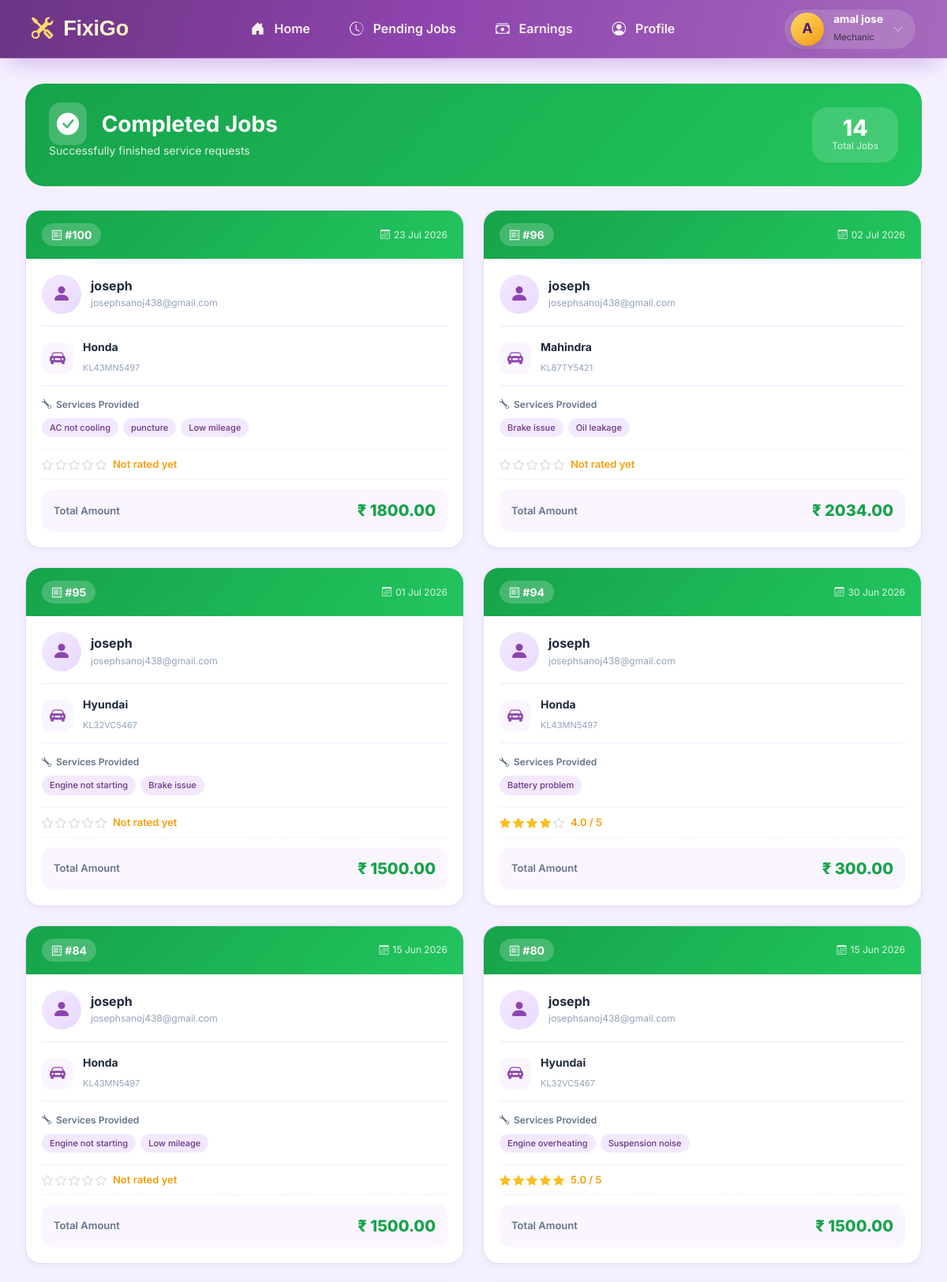
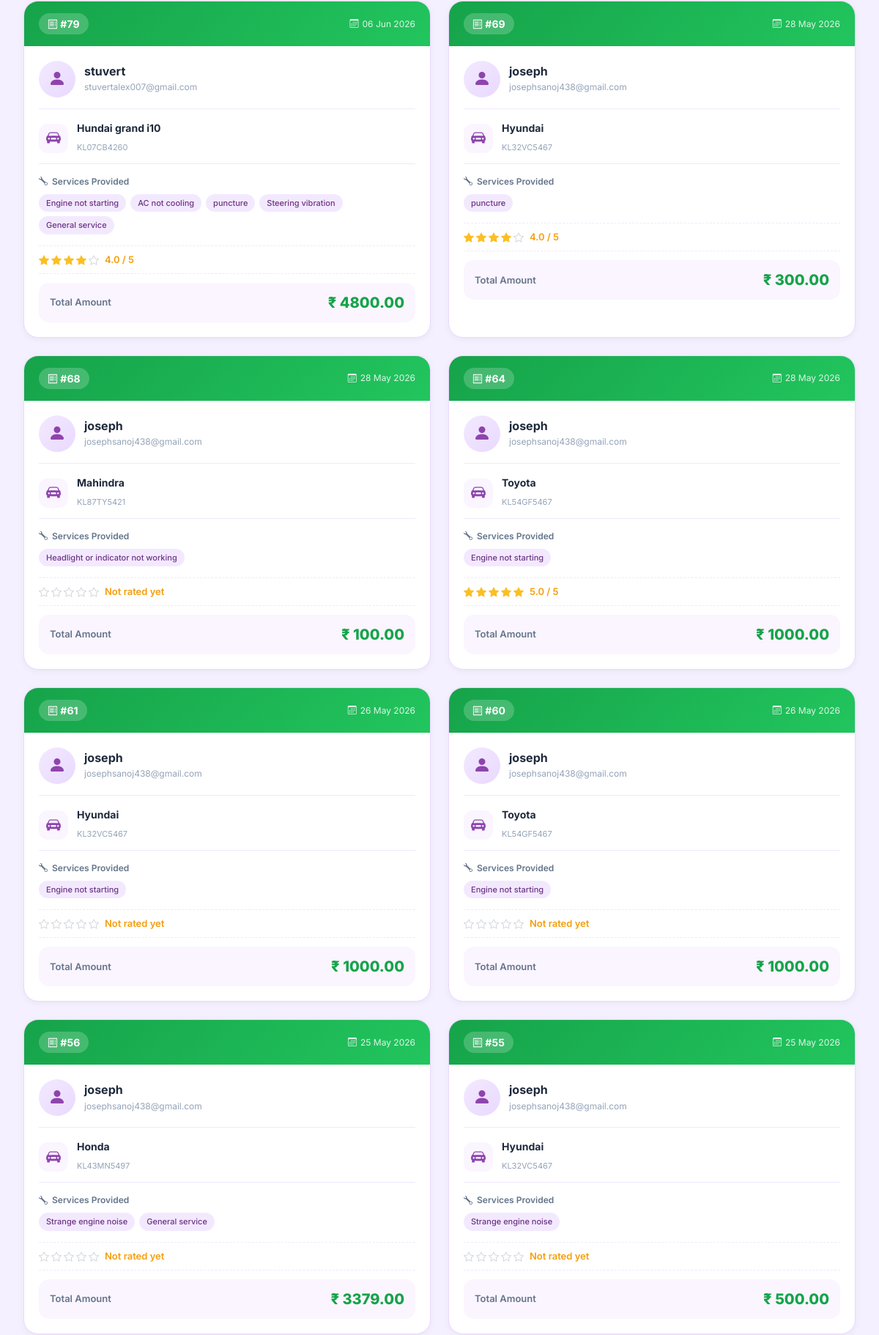
The app's page /mechanic/completed-job/ (signed in, upper part) with its own data (2 pictures, top to bottom).
### mechanic/models.py (models this page shows, shortened)
class Mechanic(models.Model):
    name = models.CharField(max_length=255)
    email = models.EmailField(unique=True)
    number = models.CharField(max_length=15)
    address = models.TextField()
    certificate = models.FileField(upload_to='mechanic_certificate/')
    aadhaar = models.TextField(max_length=12)
    experience_certificate = models.FileField(upload_to='mechanic_experience_certificate/', blank=True, null=True)
    city = models.ForeignKey(City, on_delete=models.CASCADE)
    password = models.CharField(max_length=255)
    profile_pic = models.ImageField(upload_to='mechanic_profile_pic/', blank=True, null=True)
    is_valid = models.BooleanField(default=False)
    is_reject = models.BooleanField(default=False)
    account_suspend = models.BooleanField(default=False)
    last_login_date = models.DateTimeField(blank=True, null=True)
    application_created_at = models.DateTimeField(auto_now_add=True)
    created_at = models.DateTimeField(blank=True, null=True)

### services/models.py (models this page shows, shortened)
class ServiceBooking(models.Model):
    STATUS_CHOICES = [
        ("Pending", "pending"),
        ("Assigned", "assigned"),
        ("Accepted", "Accepted"),
        ("Rejected", "Rejected"),
        ("In_progress", "In progress"),
        ("Completed", "Completed"),
        ("Cancelled", "cancelled")
    ]
    customer = models.ForeignKey(Customer, on_delete=models.CASCADE)
    vehicle = models.ForeignKey(Vehicle, on_delete=models.CASCADE)
    city = models.ForeignKey(City, on_delete=models.CASCADE)
    complaints = models.ManyToManyField(Complaints)
    location = models.TextField()
    problem_description = models.TextField()
    status = models.CharField(max_length=200, choices=STATUS_CHOICES, default='Pending')
    created_at = models.DateTimeField(auto_now_add=True)
    mechanic = models.ForeignKey(Mechanic, on_delete=models.SET_NULL, blank=True, null=True)
    labour_charge = models.DecimalField(max_digits=10, decimal_places=2, blank=True, null=True)
    total_price = models.DecimalField(max_digits=10, decimal_places=2, blank=True, null=True)
    rejected_mechanics = models.ManyToManyField(Mechanic, blank=True, related_name="rejected_bookings")
    cancel_reason = models.TextField(blank=True, null=True)
    cancelled_by = models.CharField(max_length=20, blank=True, null=True)

class Complaints(models.Model):
    complaint_name = models.CharField(255)
    basic_service_price = models.DecimalField(max_digits=10, decimal_places=2)

### customer/models.py (models this page shows, shortened)
class Customer(models.Model):
    user = models.OneToOneField(User, on_delete=models.CASCADE)
    name = models.CharField(max_length=255)
    number = models.CharField(max_length=15)
    address = models.TextField()
    profile_pic = models.ImageField(upload_to='profile_pic/',null=True, blank=True)
    city = models.ForeignKey('customer.City', on_delete=models.CASCADE)
    is_active = models.BooleanField(default=True)

class Vehicle(models.Model):
    customer = models.ForeignKey('customer.Customer', on_delete=models.CASCADE, related_name="vehicles")
    vehicle_name = models.CharField(max_length=255)
    vehicle_model = models.CharField(max_length=200)
    vehicle_year = models.IntegerField()
    vehicle_number = models.CharField(max_length=30)

### mechanic/views.py (the view)
# urls.py: path('completed-job/', views.completed_jobs_list, name='completed_jobs_list'),
def completed_jobs_list(request):
    mechanic = check_mechanic_access(request)
    if mechanic is None:
        return redirect('login_mechanic')
    jobs = (ServiceBooking.objects.filter(
        mechanic=mechanic,
        status='Completed'
    )
    .select_related('customer', 'vehicle', 'feedback')
    .prefetch_related('complaints')
    .order_by('-id')
    )
    for job in jobs:
        try:
            feedback = job.feedback
            job.average_rating = feedback.rating
            job.review_text = feedback.message
        except Feedback.DoesNotExist:
            job.average_rating = None
            job.review_text = None
    return render(request, 'completed_job_list.html', {
        'mechanic' : mechanic,
        'jobs' : jobs
    })

### customer/context_processors.py (called while the page is built)
def fixigo_data(request):
    try:
        fixigo = Fixigo.objects.latest('id')
    except Fixigo.DoesNotExist:
        fixigo = None
    return {
        'fixigo': fixigo
    }

### mechanic/views.py (called while the page is built)
def check_mechanic_access(request):
    mechanic_id = request.session.get('mechanic_id')
    if not mechanic_id:
        return None
    try:
        mechanic = Mechanic.objects.get(id=mechanic_id)
        if mechanic.is_reject:
            return 'reject'
        if not mechanic.is_valid:
            return 'not_valid'
        return mechanic
    except Mechanic.DoesNotExist:
        return None

### mechanic/templates/completed_job_list.html (shortened to what this page needs)
{% extends 'base_mechanic.html' %}
{% load static %}
{% block content %}
<div class="completed-container">
    <div class="modern-header">
        <div class="header-title">
            <h1>
                <i class="bi bi-check-circle-fill"></i>
                Completed Jobs
            </h1>
            <p>Successfully finished service requests</p>
        </div>
        <div class="header-stats">
            <div class="stat-item">
                <div class="stat-number">{{ jobs|length }}</div>
                <div class="stat-label">Total Jobs</div>
            </div>
        </div>
    </div>
    {% if jobs %}
    <div class="jobs-grid">
        {% for job in jobs %}
        <div class="job-card" onclick="window.location.href='/mechanic/completed-job/{{ job.id }}/'">
            <div class="card-header-green">
                <span class="job-id">
                    <i class="bi bi-receipt"></i> #{{ job.id }}
                </span>
                <span class="job-date">
                    <i class="bi bi-calendar3"></i> {{ job.completed_at|default:job.created_at|date:"d M Y" }}
                </span>
            </div>
            <div class="card-body">
                <div class="customer-row">
                    <div class="customer-avatar">
                        <i class="bi bi-person-fill"></i>
                    </div>
                    <div class="customer-info">
                        <h4>{{ job.customer.name }}</h4>
                        <p>{{ job.customer.user.email|default:"No email" }}</p>
                    </div>
                </div>
                <div class="vehicle-row">
                    <div class="vehicle-icon">
                        <i class="bi bi-car-front-fill"></i>
                    </div>
                    <div class="vehicle-details">
                        <h5>{{ job.vehicle.vehicle_name }}</h5>
                        <span>{{ job.vehicle.vehicle_number }}</span>
                    </div>
                </div>
                <div class="services-section">
                    <div class="services-title">
                        <i class="bi bi-wrench"></i> Services Provided
                    </div>
                    <div class="services-list">
                        {% for complaint in job.complaints.all %}
                        <span class="service-tag">{{ complaint.complaint_name }}</span>
                        {% empty %}
                        <span class="service-tag">No services</span>
                        {% endfor %}
                    </div>
                </div>
                <div class="rating-section">
                    <div class="rating-stars">
                        <div class="stars">
                            {% with rating=job.average_rating|default:0 %}
                                {% for i in "12345" %}
                                    {% if forloop.counter <= rating %}
                                        <i class="bi bi-star-fill star-filled"></i>
                                    {% elif forloop.counter <= rating|add:0.4 %}
                                        <i class="bi bi-star-half star-filled"></i>
                                    {% else %}
                                        <i class="bi bi-star star-empty"></i>
                                    {% endif %}
                                {% endfor %}
                            {% endwith %}
                        </div>
                        <span class="rating-value">
                            {% if job.average_rating %}
                                {{ job.average_rating|floatformat:1 }} / 5
                            {% else %}
                                Not rated yet
                            {% endif %}
                        </span>
                    </div>
                </div>
                <div class="amount-row">
                    <span class="amount-label">Total Amount</span>
                    <span class="amount-value">₹ {{ job.total_price }}</span>
                </div>
            </div>
        </div>
        {% endfor %}
    </div>
    {% endif %}
</div>
{% endblock %}

### mechanic/templates/base_mechanic.html (shortened to what this page needs)
<!DOCTYPE html>
<html lang="en">
<head>
    <link href="https://cdn.jsdelivr.net/npm/bootstrap@5.3.2/dist/css/bootstrap.min.css" rel="stylesheet">
    <link href="https://cdn.jsdelivr.net/npm/bootstrap-icons/font/bootstrap-icons.css" rel="stylesheet">
</head>
<body>
    <header>
        <nav class="navbar navbar-expand-lg navbar-purple">
            <div class="container-fluid px-0 px-md-2">
                <a class="navbar-brand" href="{% url 'home_mechanic' %}">
                    <i class="bi bi-tools"></i> FixiGo
                </a>
                <div class="collapse navbar-collapse" id="mechanicNavbar">
                    <ul class="navbar-nav mx-auto mb-2 mb-lg-0 align-items-center">
                        <li class="nav-item">
                            <a class="nav-link nav-link-custom {% if request.resolver_match.url_name == 'home_mechanic' %}active{% endif %}" href="{% url 'home_mechanic' %}">
                                <i class="bi bi-house-door-fill"></i> <span>Home</span>
                            </a>
                        </li>
                        <li class="nav-item">
                            <a class="nav-link nav-link-custom {% if request.resolver_match.url_name == 'pending_jobs_list' %}active{% endif %}" href="{% url 'pending_jobs_list' %}">
                                <i class="bi bi-clock-history"></i> <span>Pending Jobs</span>
                            </a>
                        </li>
                        <li class="nav-item">
                            <a class="nav-link nav-link-custom {% if request.resolver_match.url_name == 'earnings' %}active{% endif %}" href="{% url 'earnings' %}">
                                <i class="bi bi-cash-stack"></i> <span>Earnings</span>
                            </a>
                        </li>
                        <li class="nav-item">
                            <a class="nav-link nav-link-custom {% if request.resolver_match.url_name == 'profile_page_mechanic' %}active{% endif %}" href="{% url 'profile_page_mechanic' %}">
                                <i class="bi bi-person-circle"></i> <span>Profile</span>
                            </a>
                        </li>
                    </ul>
                    <div class="profile-dropdown-wrapper" style="position: relative;">
                        <div class="profile-header" id="profilePillBtn">
                            <div class="avatar-circle">
                                {% if mechanic.profile_pic %}
                                    <img src="{{ mechanic.profile_pic.url }}" alt="Profile">
                                {% else %}
                                    {{ mechanic.name|slice:":1"|upper|default:"M" }}
                                {% endif %}
                            </div>
                            <div class="user-info">
                                <h6>{{ mechanic.name|default:"Mechanic" }}</h6>
                                <small>Mechanic</small>
                            </div>
                            <i class="bi bi-chevron-down text-white-50 small"></i>
                        </div>
                    </div>
                </div>
            </div>
        </nav>
    </header>
    <main class="main-content">
        {% block content %}{% endblock %}
    </main>
</body>
</html>

### mechanic/templates/base_mechanic.html (style rules this page uses)
* { margin: 0; padding: 0; box-sizing: border-box; }
body { font-family: 'Inter', sans-serif; background: #f5f0ff; min-height: 100vh; display: flex; flex-direction: column; }
.navbar-purple { background: linear-gradient(105deg, #6c3483 0%, #8e44ad 45%, #a569bd 100%); backdrop-filter: blur(2px); padding: 0.7rem 2rem; box-shadow: 0 15px 30px -12px rgba(106, 13, 173, 0.3); border-bottom: 1px solid rgba(255,255,240,0.2); transition: all 0.2s; position: sticky; top: 0; z-index: 1030; }
.navbar-brand { font-family: 'Poppins', sans-serif; font-weight: 800; font-size: 1.7rem; background: linear-gradient(125deg, #fff, #ffecb3); -webkit-background-clip: text; background-clip: text; color: transparent; letter-spacing: -0.3px; }
.navbar-brand i { background: none; color: #ffd966; margin-right: 6px; }
.nav-link-custom { font-weight: 600; margin: 0 5px; padding: 8px 20px !important; border-radius: 40px; color: rgba(255,255,245,0.92) !important; transition: all 0.25s cubic-bezier(0.2, 0.9, 0.4, 1.2); }
.nav-link-custom i { margin-right: 8px; font-size: 1.1rem; }
.profile-header { background: rgba(255,255,240,0.15); border-radius: 60px; padding: 4px 15px 4px 8px; backdrop-filter: blur(4px); cursor: pointer; transition: 0.2s; display: flex; align-items: center; gap: 12px; position: relative; }
.avatar-circle { width: 42px; height: 42px; background: linear-gradient(145deg, #ffd966, #f39c12); border-radius: 50%; display: flex; align-items: center; justify-content: center; font-weight: bold; font-size: 1.1rem; color: #4a1d6d; box-shadow: 0 5px 12px rgba(0,0,0,0.1); overflow: hidden; }
.user-info h6 { margin: 0; font-weight: 700; font-size: 0.85rem; color: white; }
.user-info small { font-size: 0.7rem; opacity: 0.85; }
.main-content { flex: 1; padding: 2rem; }

### records on screen
Mechanic: name "A", name "amal jose"
ServiceBooking: id "100", completed_at "23 Jul 2026", customer.name "joseph", customer.user.email "josephsanoj438@gmail.com", vehicle.vehicle_name "Honda", vehicle.vehicle_number "KL43MN5497", shows "Not rated yet", total_price "1800.00"
Complaints: complaint_name "AC not cooling"
Complaints: complaint_name "puncture"
Complaints: complaint_name "Low mileage"
ServiceBooking: id "96", completed_at "02 Jul 2026", customer.name "joseph", customer.user.email "josephsanoj438@gmail.com", vehicle.vehicle_name "Mahindra", vehicle.vehicle_number "KL87TY5421", shows "Not rated yet", total_price "2034.00"
Complaints: complaint_name "Brake issue"
Complaints: complaint_name "Oil leakage"
ServiceBooking: id "95", completed_at "01 Jul 2026", customer.name "joseph", customer.user.email "josephsanoj438@gmail.com", vehicle.vehicle_name "Hyundai", vehicle.vehicle_number "KL32VC5467", shows "Not rated yet", total_price "1500.00"
Complaints: complaint_name "Engine not starting"
ServiceBooking: id "94", completed_at "30 Jun 2026", customer.name "joseph", customer.user.email "josephsanoj438@gmail.com", vehicle.vehicle_name "Honda", vehicle.vehicle_number "KL43MN5497", average_rating "4.0", total_price "300.00"
Complaints: complaint_name "Battery problem"
ServiceBooking: id "84", completed_at "15 Jun 2026", customer.name "joseph", customer.user.email "josephsanoj438@gmail.com", vehicle.vehicle_name "Honda", vehicle.vehicle_number "KL43MN5497", shows "Not rated yet", total_price "1500.00"
ServiceBooking: id "80", completed_at "15 Jun 2026", customer.name "joseph", customer.user.email "josephsanoj438@gmail.com", vehicle.vehicle_name "Hyundai", vehicle.vehicle_number "KL32VC5467", average_rating "5.0", total_price "1500.00"
Complaints: complaint_name "Engine overheating"
Complaints: complaint_name "Suspension noise"
ServiceBooking: id "79", completed_at "06 Jun 2026", customer.name "stuvert", customer.user.email "stuvertalex007@gmail.com", vehicle.vehicle_name "Hundai grand i10", vehicle.vehicle_number "KL07CB4260", average_rating "4.0", total_price "4800.00"
Complaints: complaint_name "Steering vibration"
Complaints: complaint_name "General service"
ServiceBooking: id "69", completed_at "28 May 2026", customer.name "joseph", customer.user.email "josephsanoj438@gmail.com", vehicle.vehicle_name "Hyundai", vehicle.vehicle_number "KL32VC5467", average_rating "4.0", total_price "300.00"
ServiceBooking: id "68", completed_at "28 May 2026", customer.name "joseph", customer.user.email "josephsanoj438@gmail.com", vehicle.vehicle_name "Mahindra", vehicle.vehicle_number "KL87TY5421", shows "Not rated yet", total_price "100.00"
Complaints: complaint_name "Headlight or indicator not working"
ServiceBooking: id "64", completed_at "28 May 2026", customer.name "joseph", customer.user.email "josephsanoj438@gmail.com", vehicle.vehicle_name "Toyota", vehicle.vehicle_number "KL54GF5467", average_rating "5.0", total_price "1000.00"
ServiceBooking: id "61", completed_at "26 May 2026", customer.name "joseph", customer.user.email "josephsanoj438@gmail.com", vehicle.vehicle_name "Hyundai", vehicle.vehicle_number "KL32VC5467", shows "Not rated yet", total_price "1000.00"
ServiceBooking: id "60", completed_at "26 May 2026", customer.name "joseph", customer.user.email "josephsanoj438@gmail.com", vehicle.vehicle_name "Toyota", vehicle.vehicle_number "KL54GF5467", shows "Not rated yet", total_price "1000.00"
ServiceBooking: id "56", completed_at "25 May 2026", customer.name "joseph", customer.user.email "josephsanoj438@gmail.com", vehicle.vehicle_name "Honda", vehicle.vehicle_number "KL43MN5497", shows "Not rated yet", total_price "3379.00"
Complaints: complaint_name "Strange engine noise"
ServiceBooking: id "55", completed_at "25 May 2026", customer.name "joseph", customer.user.email "josephsanoj438@gmail.com", vehicle.vehicle_name "Hyundai", vehicle.vehicle_number "KL32VC5467", shows "Not rated yet", total_price "500.00"

### other values on screen
{{ jobs|length }} "14"
